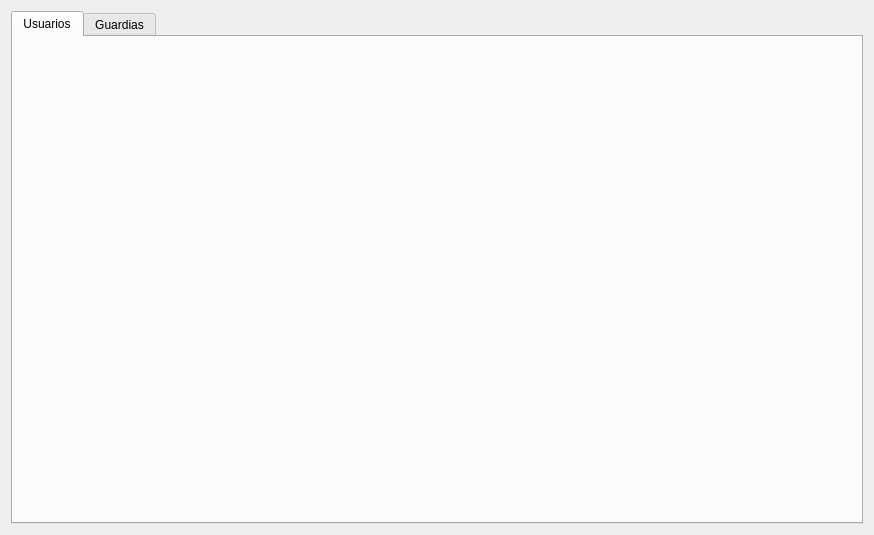
<?xml version="1.0" encoding="UTF-8"?>
<ui version="4.0">
 <class>CUserMods</class>
 <widget class="QWidget" name="CUserMods">
  <property name="enabled">
   <bool>true</bool>
  </property>
  <property name="geometry">
   <rect>
    <x>0</x>
    <y>0</y>
    <width>874</width>
    <height>535</height>
   </rect>
  </property>
  <property name="windowTitle">
   <string>Usuarios</string>
  </property>
  <layout class="QGridLayout" name="gloUserMods">
   <item row="0" column="0">
    <widget class="QTabWidget" name="tw">
     <property name="currentIndex">
      <number>0</number>
     </property>
     <widget class="QWidget" name="tabUsers">
      <attribute name="title">
       <string>Usuarios</string>
      </attribute>
     </widget>
     <widget class="QWidget" name="tabGuards">
      <attribute name="title">
       <string>Guardias</string>
      </attribute>
      <layout class="QGridLayout" name="gloGuards">
       <item row="0" column="1">
        <widget class="QPushButton" name="pbRemove">
         <property name="enabled">
          <bool>true</bool>
         </property>
         <property name="text">
          <string>&amp;Quitar</string>
         </property>
        </widget>
       </item>
       <item row="0" column="0">
        <widget class="QPushButton" name="pbAdd">
         <property name="enabled">
          <bool>true</bool>
         </property>
         <property name="text">
          <string>A&amp;dicionar</string>
         </property>
        </widget>
       </item>
       <item row="1" column="0" colspan="4">
        <widget class="QTableView" name="tvwGuards">
         <property name="selectionBehavior">
          <enum>QAbstractItemView::SelectionBehavior::SelectRows</enum>
         </property>
        </widget>
       </item>
       <item row="0" column="3">
        <spacer name="hspGuardButtons">
         <property name="orientation">
          <enum>Qt::Orientation::Horizontal</enum>
         </property>
         <property name="sizeHint" stdset="0">
          <size>
           <width>415</width>
           <height>20</height>
          </size>
         </property>
        </spacer>
       </item>
       <item row="0" column="2">
        <widget class="QPushButton" name="pbReset">
         <property name="text">
          <string>&amp;Restablecer</string>
         </property>
        </widget>
       </item>
      </layout>
     </widget>
    </widget>
   </item>
  </layout>
 </widget>
 <resources/>
 <connections/>
</ui>
